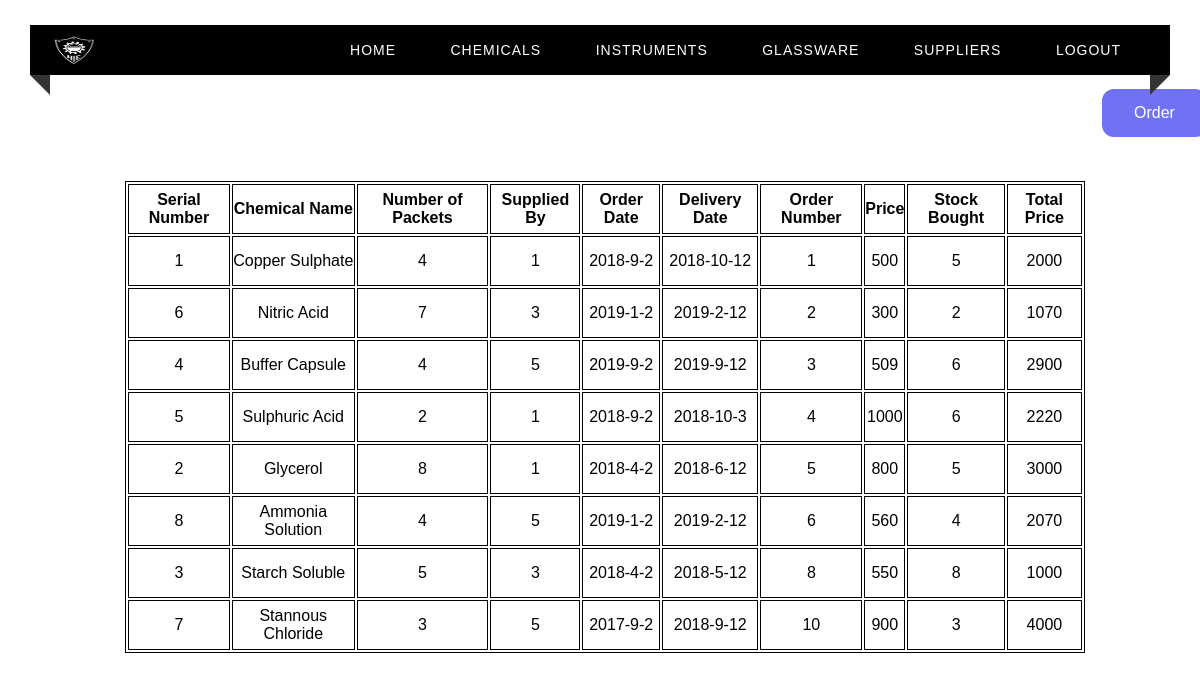
The page /viewChemicalOrders on the database its author committed.
### tables this page shows
CREATE TABLE CHEM_ORDER(
    Sno INTEGER(3) UNIQUE ,
    C_name varchar(50),
    No_packs INTEGER(6),
    Supplied_By INTEGER,
    Order_Date Date,
    Date_of_Delivery Date,
    Order_Number INTEGER primary key,
    Price decimal(9,2),
    Total_price decimal(9,2),
    Stock_bought decimal(9,3),
    FOREIGN KEY (Supplied_By) REFERENCES SUPPLIER(Supplier_No),
    FOREIGN KEY (C_name) references CHEMICALS(Chem_Name)
);

### app.py (the view)
@app.route("/viewChemicalOrders")
def viewChemicalOrders() :
    c = get_db()
    cur = c.cursor()
    cur.execute("SELECT * from CHEM_ORDER")
    return render_template("viewChemicalOrders.html", test = cur.fetchall())

### app.py (called while the page is built)
def get_db():
    db = getattr(g, '_database', None)
    if db is None:
        db = g._database = sqlite3.connect(DATABASE)
    return db

@app.teardown_appcontext
def close_connection(exception):
    db = getattr(g, '_database', None)
    if db is not None:
        db.close()

### templates/viewChemicalOrders.html (shortened to what this page needs)
<html>
<head>
    <link rel="stylesheet" type="text/css" href="../static/home.css">
</head>
<body>
<div class="custom-padding">
        <nav>
            <div class="logo"><img src = "../static/nieLogo.png" width = "45px", height = "30px"></div>
            <ul class="menu-area">
                <li><a href="/home">Home</a></li>
                <li><a href="/chemicals">Chemicals</a></li>
                <li><a href="/instruments">Instruments</a></li>
                <li><a href="/glassware">Glassware</a></li>
                <li><a href="/suppliers">Suppliers</a></li>
                <li><a href="/">Logout</a></li>
            </ul>
        </nav>
        <a href="/orderChemicals" class="button">Order</a>
        <div class="tab">
          <table align="center" style="margin-left : 125px; margin-top : 50px;">
              <th>Serial Number</th>
              <th>Chemical Name </th>
              <th>Number of Packets</th>
              <th>Supplied By</th>
              <th>Order Date</th>
              <th>Delivery Date</th>
              <th>Order Number</th>
              <th>Price</th>
              <th>Stock Bought</th>
              <th>Total Price</th>
            {% for row in test %}
            <tr>
                <td> {{ row[0] }}</td>
                <td> {{ row[1] }}</td>
                <td> {{ row[2] }}</td>
                <td> {{ row[3] }}</td>
                <td> {{ row[4] }}</td>
                <td> {{ row[5] }}</td>
                <td> {{ row[6] }}</td>
                <td> {{ row[7] }}</td>
                <td> {{ row[9] }}</td>
                <td> {{ row[8] }}</td>
            </tr>
            {% endfor %}
          </table>
        </div>
    </div>
</body>
</html>

### static/home.css (style rules this page uses)
* { margin: 0; padding: 0; outline: 0; box-sizing: border-box; }
body { background-image: url(books4.png) no-repeat center fixed; background-size: cover; background-position: center; }
.menu-area li a { text-decoration: none; }
.menu-area li { list-style-type: none; }
.custom-padding { padding-top: 25px; }
nav { position: relative; width: calc(100% - 60px); margin: 0 auto; padding: 10px 0; background: #000000; z-index: 1; text-align: right; padding-right: 2%; font-family: sans-serif; }
.logo { width: 15%; float: left; text-transform: uppercase; color: #fff; font-size: 25px; text-align: left; padding-left: 2%; }
.menu-area li { display: inline-block; }
.menu-area a { color: #fff; font-weight: 300; letter-spacing: 1px; text-transform: uppercase; display: block; padding: 0 25px; font-size: 14px; line-height: 30px; position: relative; z-index: 1; }
nav:before { position: absolute; content: ''; border-top: 10px solid #333; border-right: 10px solid #333; border-left: 10px solid transparent; border-bottom: 10px solid transparent; top: 100%; left: 0; }
nav:after { position: absolute; content: ''; border-top: 10px solid #333; border-left: 10px solid #333; border-right: 10px solid transparent; border-bottom: 10px solid transparent; top: 100%; right: 0; }
body { margin: 0; padding: 0; background: url(books3.jpg) no-repeat center fixed; background-size: cover; background-position: center; font-family: sans-serif; }

### templates/viewChemicalOrders.html (style rules this page uses)
.button { background-color: #7171F4; border: none; color: white; padding: 15px 32px; text-align: center; text-decoration: none; display: inline-block; font-size: 16px; margin: 4px 2px; cursor: pointer; border-radius: 12px; position: relative; left: 1100px; top: 10px; }
table { width: 80%; border: 1px solid black; }
th,td { height: 50px; border: 1px solid black; text-align: center; }

### rows shown on the page
CHEM_ORDER: Sno "1", C_name "Copper Sulphate", No_packs "4", Supplied_By "1", Order_Date "2018-9-2", Date_of_Delivery "2018-10-12", Order_Number "1", Price "500", Stock_bought "5", Total_price "2000"
CHEM_ORDER: Sno "6", C_name "Nitric Acid", No_packs "7", Supplied_By "3", Order_Date "2019-1-2", Date_of_Delivery "2019-2-12", Order_Number "2", Price "300", Stock_bought "2", Total_price "1070"
CHEM_ORDER: Sno "4", C_name "Buffer Capsule", No_packs "4", Supplied_By "5", Order_Date "2019-9-2", Date_of_Delivery "2019-9-12", Order_Number "3", Price "509", Stock_bought "6", Total_price "2900"
CHEM_ORDER: Sno "5", C_name "Sulphuric Acid", No_packs "2", Supplied_By "1", Order_Date "2018-9-2", Date_of_Delivery "2018-10-3", Order_Number "4", Price "1000", Stock_bought "6", Total_price "2220"
CHEM_ORDER: Sno "2", C_name "Glycerol", No_packs "8", Supplied_By "1", Order_Date "2018-4-2", Date_of_Delivery "2018-6-12", Order_Number "5", Price "800", Stock_bought "5", Total_price "3000"
CHEM_ORDER: Sno "8", C_name "Ammonia Solution", No_packs "4", Supplied_By "5", Order_Date "2019-1-2", Date_of_Delivery "2019-2-12", Order_Number "6", Price "560", Stock_bought "4", Total_price "2070"
CHEM_ORDER: Sno "3", C_name "Starch Soluble", No_packs "5", Supplied_By "3", Order_Date "2018-4-2", Date_of_Delivery "2018-5-12", Order_Number "8", Price "550", Stock_bought "8", Total_price "1000"
CHEM_ORDER: Sno "7", C_name "Stannous Chloride", No_packs "3", Supplied_By "5", Order_Date "2017-9-2", Date_of_Delivery "2018-9-12", Order_Number "10", Price "900", Stock_bought "3", Total_price "4000"
